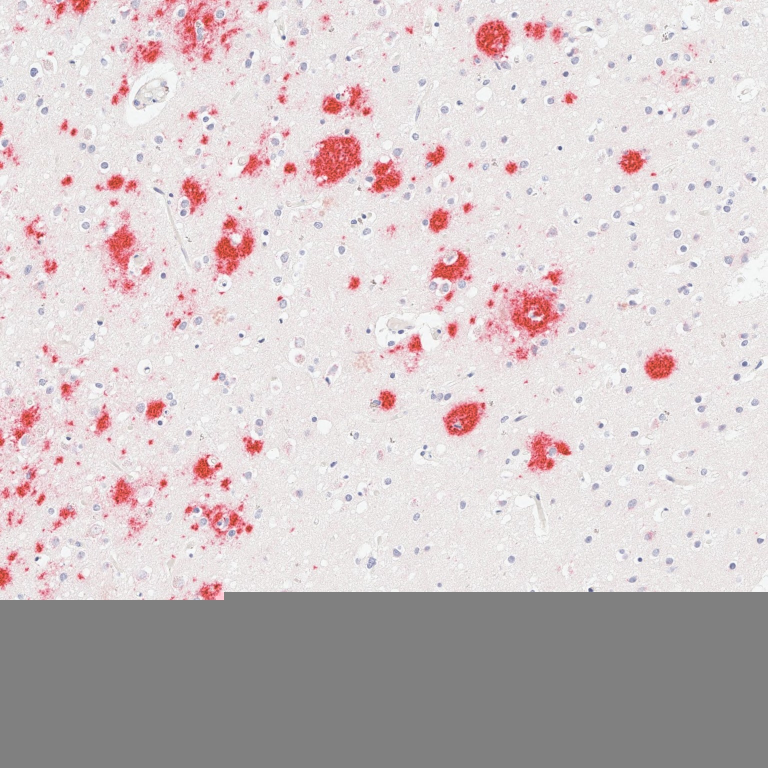
#> input picture src/visualization/External_Dataset-Others/data/amyloid_test/48283-3_UTSW_temporal_6E10_0_14_14.jpg, 1536 x 1536 px (shown at 1/2 size); its folder holds only this picture in this run
$ python -i paste_regions.py   (imports and definitions only)
#> lines starting #> are read from the running program, lines starting #| are printed output that depends on the picture
import pyvips
import glob
import os
import numpy as np
import skimage


def vips_to_np(vips_img):
    return np.ndarray(buffer=vips_img.write_to_memory(), dtype=np.uint8, shape=(vips_img.height, vips_img.width, vips_img.bands))


# [43 lines left out: functions vips_fetch_map, vips_paste_map, not called in this run]


def prepare_to_paste(imgs_to_paste):
    imgs = list()
    rois = list()
    for file_name in imgs_to_paste:
        imgs.append(pyvips.Image.new_from_file(file_name))

        img_name = os.path.split(file_name)[1]
        img_name = '.'.join(img_name.split('.')[:-1])
        img_attrs = img_name.split('_')[::-1]
        assert img_attrs[4] == 'x' and img_attrs[2] == 'y' and img_attrs[3].isdigit() and img_attrs[1].isdigit()
        coords = np.array([[int(img_attrs[3]), int(img_attrs[1])], [imgs[-1].width, imgs[-1].height]])

        rois.append(coords)

    return imgs, np.array(rois)


# [12 lines not run here, left out]

>>> import cv2
>>> picture = cv2.imread('../visualization/External_Dataset-Others/data/amyloid_test/48283-3_UTSW_temporal_6E10_0_14_14.jpg', cv2.IMREAD_GRAYSCALE)
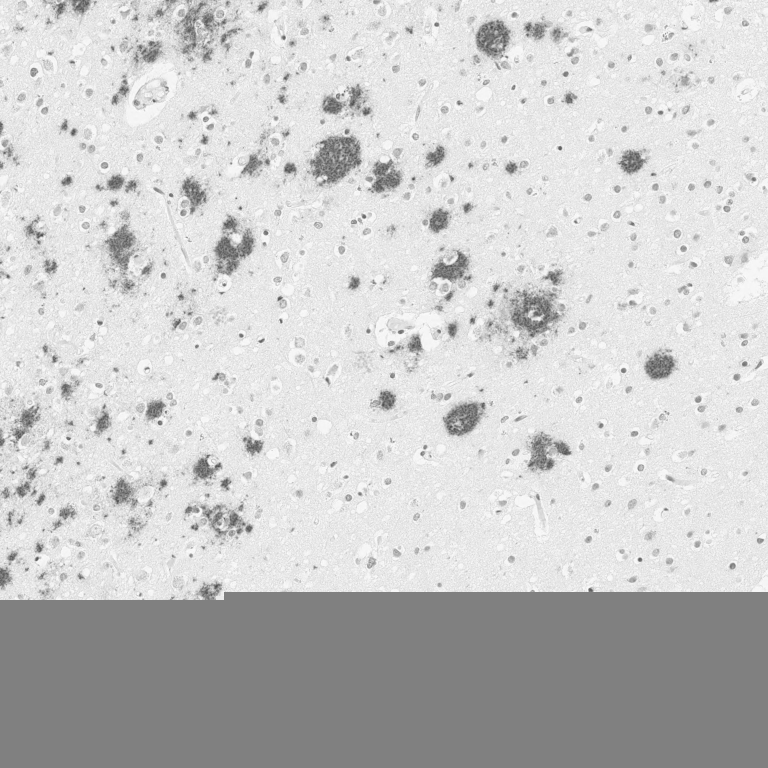
#> picture: shape (1536, 1536) (shown at 1/2 size); min 63, max 255, mean 201.6
#> the loop in prepare_to_paste, `for file_name in imgs_to_paste:` made 1 pass
#> after the loop in prepare_to_paste, `for file_name in imgs_to_paste:`: imgs = []
#> (the run stopped early here; a loop or call above may not have finished)
